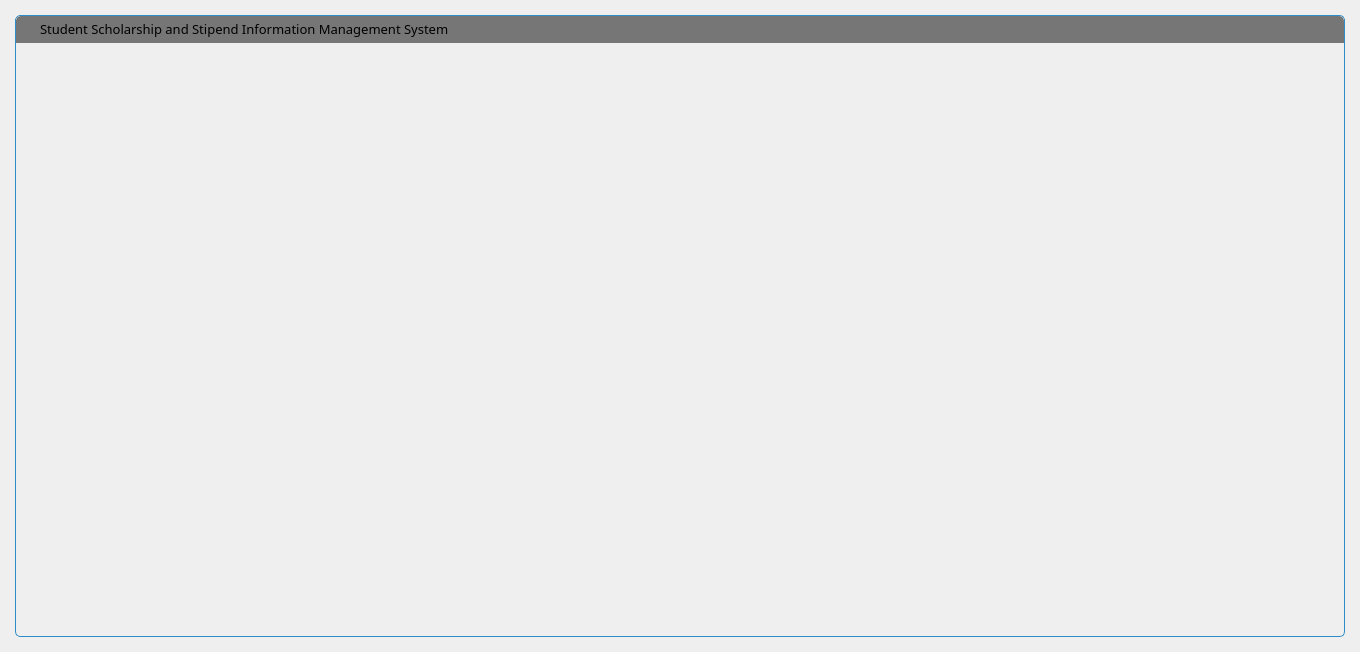
<?xml version="1.0" encoding="UTF-8"?>
<ui version="4.0">
 <class>FramelessWindow</class>
 <widget class="QWidget" name="FramelessWindow">
  <property name="geometry">
   <rect>
    <x>0</x>
    <y>0</y>
    <width>1360</width>
    <height>652</height>
   </rect>
  </property>
  <property name="minimumSize">
   <size>
    <width>1360</width>
    <height>0</height>
   </size>
  </property>
  <property name="maximumSize">
   <size>
    <width>1360</width>
    <height>16777215</height>
   </size>
  </property>
  <property name="windowTitle">
   <string/>
  </property>
  <property name="autoFillBackground">
   <bool>false</bool>
  </property>
  <layout class="QVBoxLayout" name="verticalLayout_2">
   <property name="spacing">
    <number>0</number>
   </property>
   <property name="leftMargin">
    <number>15</number>
   </property>
   <property name="topMargin">
    <number>15</number>
   </property>
   <property name="rightMargin">
    <number>15</number>
   </property>
   <property name="bottomMargin">
    <number>15</number>
   </property>
   <item>
    <widget class="QWidget" name="windowFrame" native="true">
     <property name="autoFillBackground">
      <bool>false</bool>
     </property>
     <property name="styleSheet">
      <string notr="true">#windowFrame{border:1px solid palette(highlight); border-radius:5px 5px 5px 5px; background-color:palette(Window);}</string>
     </property>
     <layout class="QVBoxLayout" name="verticalLayout">
      <property name="spacing">
       <number>0</number>
      </property>
      <property name="leftMargin">
       <number>1</number>
      </property>
      <property name="topMargin">
       <number>1</number>
      </property>
      <property name="rightMargin">
       <number>1</number>
      </property>
      <property name="bottomMargin">
       <number>1</number>
      </property>
      <item>
       <widget class="WindowDragger" name="windowTitlebar" native="true">
        <property name="sizePolicy">
         <sizepolicy hsizetype="Preferred" vsizetype="Fixed">
          <horstretch>0</horstretch>
          <verstretch>0</verstretch>
         </sizepolicy>
        </property>
        <property name="minimumSize">
         <size>
          <width>0</width>
          <height>0</height>
         </size>
        </property>
        <property name="mouseTracking">
         <bool>false</bool>
        </property>
        <property name="autoFillBackground">
         <bool>false</bool>
        </property>
        <property name="styleSheet">
         <string notr="true">#windowTitlebar{border: 0px none palette(base); border-top-left-radius:5px; border-top-right-radius:5px;  height:20px;background-color:palette(shadow);}
</string>
        </property>
        <layout class="QHBoxLayout" name="horizontalLayout" stretch="0,0,0,0,0,0,0,0,0,0">
         <property name="spacing">
          <number>0</number>
         </property>
         <property name="leftMargin">
          <number>0</number>
         </property>
         <property name="topMargin">
          <number>0</number>
         </property>
         <property name="rightMargin">
          <number>0</number>
         </property>
         <property name="bottomMargin">
          <number>0</number>
         </property>
         <item>
          <widget class="QLabel" name="spacer">
           <property name="minimumSize">
            <size>
             <width>4</width>
             <height>0</height>
            </size>
           </property>
           <property name="maximumSize">
            <size>
             <width>4</width>
             <height>16777215</height>
            </size>
           </property>
          </widget>
         </item>
         <item>
          <widget class="QLabel" name="icon">
           <property name="minimumSize">
            <size>
             <width>16</width>
             <height>16</height>
            </size>
           </property>
           <property name="maximumSize">
            <size>
             <width>16</width>
             <height>16</height>
            </size>
           </property>
           <property name="contextMenuPolicy">
            <enum>Qt::NoContextMenu</enum>
           </property>
           <property name="styleSheet">
            <string notr="true">#icon {background-color:palette(shadow);}
</string>
           </property>
           <property name="pixmap">
            <pixmap resource="mainwindow_icon.qrc">:/new/prefix1/icon_window.ico</pixmap>
           </property>
           <property name="scaledContents">
            <bool>true</bool>
           </property>
          </widget>
         </item>
         <item>
          <widget class="QLabel" name="titleText">
           <property name="minimumSize">
            <size>
             <width>0</width>
             <height>24</height>
            </size>
           </property>
           <property name="maximumSize">
            <size>
             <width>16777215</width>
             <height>24</height>
            </size>
           </property>
           <property name="font">
            <font>
             <family>等线 Light</family>
             <pointsize>10</pointsize>
             <weight>50</weight>
             <bold>false</bold>
            </font>
           </property>
           <property name="styleSheet">
            <string notr="true">padding-left:1px;
color: rgb(0, 0, 0);</string>
           </property>
           <property name="text">
            <string>Student Scholarship and Stipend Information Management System</string>
           </property>
           <property name="alignment">
            <set>Qt::AlignLeading|Qt::AlignLeft|Qt::AlignVCenter</set>
           </property>
          </widget>
         </item>
         <item>
          <widget class="QToolButton" name="minimizeButton">
           <property name="font">
            <font>
             <weight>75</weight>
             <bold>true</bold>
            </font>
           </property>
           <property name="styleSheet">
            <string notr="true">#minimizeButton{
  background-color:none;
  border:none;
  width:16px;
  height:16px;
  padding:4px;
  image:url(:/images/icon_window_minimize.png);
}
#minimizeButton:hover{
  background-color:palette(alternate-base);
}
#minimizeButton:pressed{
  background-color:palette(highlight);
}</string>
           </property>
           <property name="text">
            <string/>
           </property>
          </widget>
         </item>
         <item>
          <spacer name="horizontalSpacer">
           <property name="orientation">
            <enum>Qt::Horizontal</enum>
           </property>
           <property name="sizeType">
            <enum>QSizePolicy::Fixed</enum>
           </property>
           <property name="sizeHint" stdset="0">
            <size>
             <width>15</width>
             <height>24</height>
            </size>
           </property>
          </spacer>
         </item>
         <item>
          <widget class="QToolButton" name="restoreButton">
           <property name="styleSheet">
            <string notr="true">#restoreButton{
  background-color:none;
  border:none;
  width:16px;
  height:16px;
  padding:4px;
  image:url(:/images/icon_window_restore.png);
}
#restoreButton:hover{
  background-color:palette(alternate-base);
}
#restoreButton:pressed{
  background-color:palette(highlight);
}</string>
           </property>
           <property name="text">
            <string/>
           </property>
          </widget>
         </item>
         <item>
          <widget class="QToolButton" name="maximizeButton">
           <property name="styleSheet">
            <string notr="true">#maximizeButton{
  background-color:none;
  border:none;
  width:16px;
  height:16px;
  padding:4px;
  image:url(:/images/icon_window_maximize.png);
}
#maximizeButton:hover{
  background-color:palette(alternate-base);
}
##maximizeButton:pressed{
  background-color:palette(highlight);
}</string>
           </property>
           <property name="text">
            <string/>
           </property>
          </widget>
         </item>
         <item>
          <spacer name="horizontalSpacer_2">
           <property name="orientation">
            <enum>Qt::Horizontal</enum>
           </property>
           <property name="sizeType">
            <enum>QSizePolicy::Fixed</enum>
           </property>
           <property name="sizeHint" stdset="0">
            <size>
             <width>15</width>
             <height>24</height>
            </size>
           </property>
          </spacer>
         </item>
         <item>
          <widget class="QToolButton" name="closeButton">
           <property name="font">
            <font>
             <weight>75</weight>
             <bold>true</bold>
            </font>
           </property>
           <property name="styleSheet">
            <string notr="true">#closeButton{
  background-color:none;
  border:none;
  width:16px;
  height:16px;
  padding:4px;
  image:url(:/images/icon_window_close.png);
  border-top-right-radius: 5px;
}
#closeButton:hover{
  background-color:palette(alternate-base);
}
##closeButton:pressed{
  background-color:palette(highlight);
}</string>
           </property>
          </widget>
         </item>
         <item>
          <spacer name="horizontalSpacer_3">
           <property name="orientation">
            <enum>Qt::Horizontal</enum>
           </property>
           <property name="sizeType">
            <enum>QSizePolicy::Fixed</enum>
           </property>
           <property name="sizeHint" stdset="0">
            <size>
             <width>6</width>
             <height>24</height>
            </size>
           </property>
          </spacer>
         </item>
        </layout>
       </widget>
      </item>
      <item>
       <widget class="QWidget" name="windowContent" native="true">
        <property name="enabled">
         <bool>true</bool>
        </property>
        <property name="minimumSize">
         <size>
          <width>1360</width>
          <height>0</height>
         </size>
        </property>
        <property name="maximumSize">
         <size>
          <width>1360</width>
          <height>16777215</height>
         </size>
        </property>
        <property name="autoFillBackground">
         <bool>false</bool>
        </property>
        <property name="styleSheet">
         <string notr="true">#windowContent{
  border: 0px none palette(base);
  border-radius:0px 0px 5px 5px;
}</string>
        </property>
       </widget>
      </item>
     </layout>
    </widget>
   </item>
  </layout>
 </widget>
 <layoutdefault spacing="6" margin="11"/>
 <customwidgets>
  <customwidget>
   <class>WindowDragger</class>
   <extends>QWidget</extends>
   <header>windowdragger.h</header>
   <container>1</container>
  </customwidget>
 </customwidgets>
 <resources>
  <include location="mainwindow_icon.qrc"/>
 </resources>
 <connections/>
</ui>
